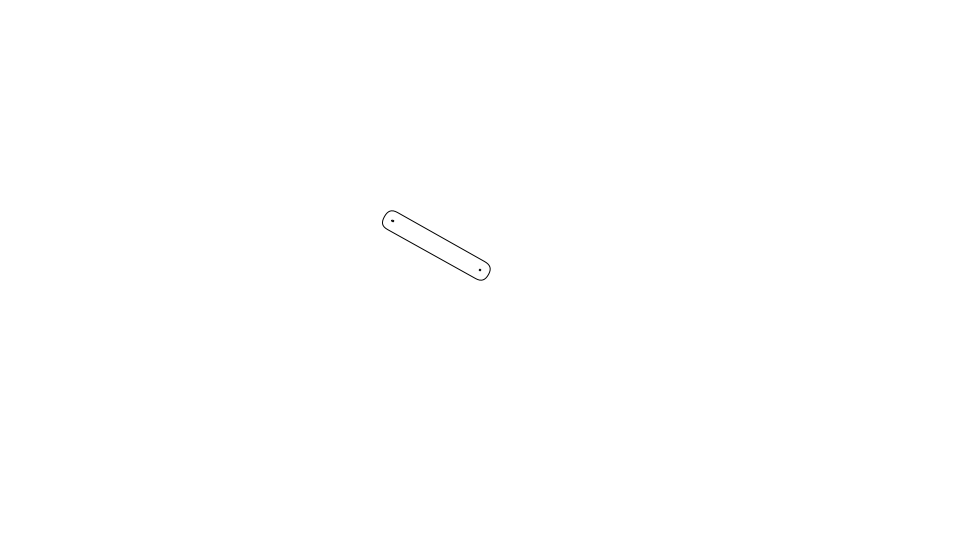
Frame 1 (no input)
Frame 60 (the mouse pressed at the canvas centre just before this capture): identical to frame 1, image omitted
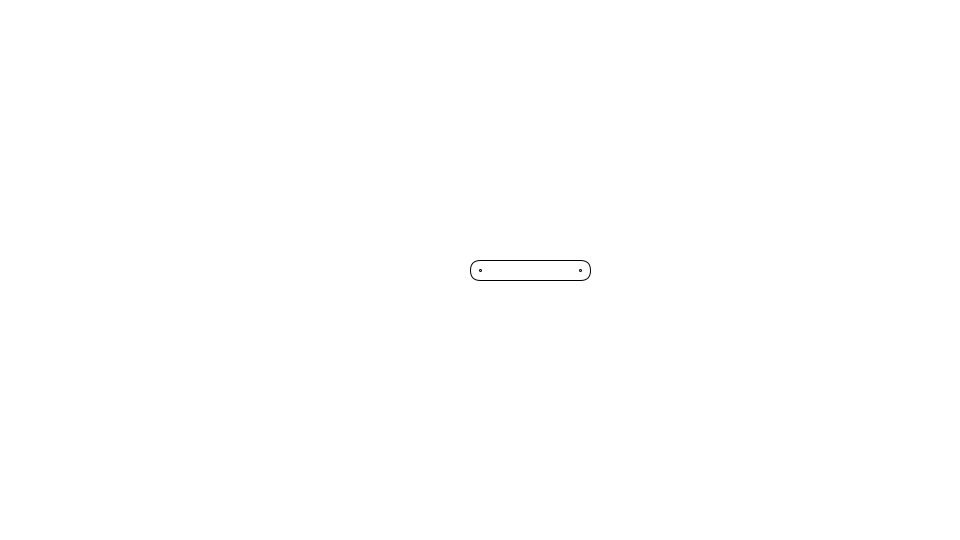
Frame 120 (the mouse held since frame 60 and released just before this capture)

The Processing sketch that drew these frames (run headless with seeded random() and noise(); from frame 60 on, the mouse is pressed at the canvas centre):

// Processing sketch: OneSegment
// ── OneSegment.pde
Segment segment0;

void setup() {
  size(960, 540);
  frameRate(30);
  initialize();
}

void initialize() {
  smooth();
  
  segment0 = new Segment(100, 20);
  segment0.x = width/2;
  segment0.y = height/2;
}

void draw() {
  background(255);
  float dx = mouseX - segment0.x;
  float dy = mouseY - segment0.y;
  float angle = atan2(dy, dx);
  segment0.rotation = angle * 180 / PI;    
  segment0.update();
}

////////////////////////////////

class Segment extends Sprite {
  float segmentWidth, segmentHeight;
  float vx, vy;
  
  Segment(float segmentWidth, float segmentHeight) {
    super();
    this.segmentWidth = segmentWidth;
    this.segmentHeight = segmentHeight;
  }
  
  void draw() {
    rect(-segmentHeight / 2,  -segmentHeight / 2, segmentWidth + segmentHeight, segmentHeight, segmentHeight, segmentHeight, segmentHeight, segmentHeight);
    ellipse(0, 0, 2, 2);
    ellipse(segmentWidth, 0, 2, 2);
  }
  
  Point getPin() {
    float angle = rotation * PI / 180;
    float xPos = x + cos(angle) * segmentWidth;
    float yPos = y + sin(angle) * segmentWidth;
    return new Point(xPos, yPos);  
  }
}

////////////////////////////////

class Sprite extends Object {
  float x, y;
  float scaleX, scaleY;
  float width, height;
  float rotation;
  boolean visible;
  color strokeColor;
  color fillColor;
  Boolean isStroke;
  Boolean isFill;
  Boolean isRollOver;
  Boolean locked;
  float xoff, yoff;
 
  Sprite() {
    super();
    scaleX = 1.0;
    scaleY = 1.0;
    strokeColor = color(0);
    fillColor = color(0);
    isStroke = false;
    isFill = false;
    isRollOver = false;
    locked = false;
    visible = true;
  }
  
  void update() {
    if(! visible) return;
    pushMatrix();
    if(locked){
      x = mouseX - xoff;
      y = mouseY - yoff;
    }  
    translate(x, y);
    scale(scaleX, scaleY);
    rotate(rotation * PI / 180.0);
    if(isStroke) stroke(strokeColor);
    if(isFill) fill(fillColor);
    draw();
    popMatrix();
  }
  
  void setStrokeColor(color strokeColor) {
    this.strokeColor = strokeColor;
    isStroke = true;
  }
  
  void setFillColor(color fillColor) {
    this.fillColor = fillColor;
    isFill = true;
  }
  
  void startDrag() {
    if(isRollOver){
      locked = true;
      xoff = mouseX - x;
      yoff = mouseY - y;
    }
  }
  
  void stopDrag() {
    locked = false;
  }
  
  void draw() {}
}

////////////////////////////////

class Point extends Object {
  float x, y;
  
  Point(float x, float y) {
    super();
    this.x = x;
    this.y = y;
  }
}

////////////////////////////////

class Object {
  Object() {}
}
